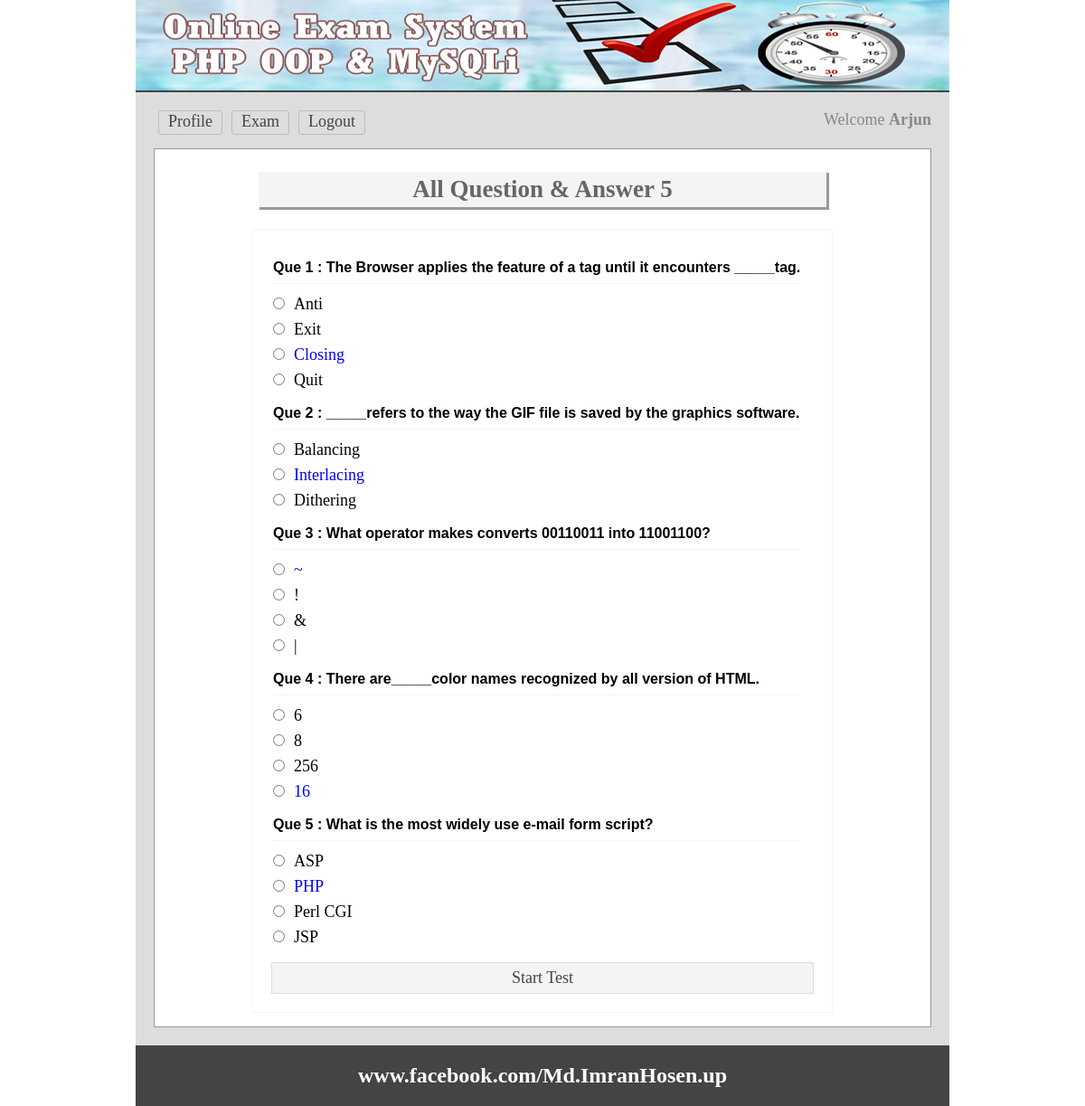
Screenshot of /viewans.php (signed in) with the database file from the repository.
### tables this page shows
CREATE TABLE `tbl_ques` (
  `id` int(11) NOT NULL,
  `quesNo` int(11) NOT NULL,
  `ques` text NOT NULL
);

CREATE TABLE `tbl_ans` (
  `id` int(11) NOT NULL,
  `quesNo` int(11) NOT NULL,
  `rightAns` int(11) NOT NULL DEFAULT '0',
  `ans` text NOT NULL
);

### lib/Session.php (called while the page is built, shortened)
<?php
class Session{
	 public static function get($key){
	 	if (isset($_SESSION[$key])) {
	 		return $_SESSION[$key];
	 	} else {
	 		return false;
	 	}
	 }
}
?>

### classes/Exam.php (called while the page is built, shortened)
<?php
$filepath = realpath(dirname(__FILE__));
include_once ($filepath.'/../lib/Database.php');
class Exam{
	private $db;
	public function __construct(){
		$this->db = new Database();
	}
 public function getqueData(){
   $query = "SELECT * FROM tbl_ques ORDER BY quesNo ASC";
   $result = $this->db->select($query);
   return $result;
 }
 public function getTotalRows(){
   $query     = "SELECT * FROM tbl_ques";
   $getResult = $this->db->select($query);
   $total     = $getResult->num_rows;
   return $total;
 }
 public function getAnswer($quesnumber){
   $query = "SELECT * FROM tbl_ans WHERE quesNo = '$quesnumber'";
   $result = $this->db->select($query);
   return $result;
 }
}
?>

### lib/Database.php (called while the page is built, shortened)
<?php
Class Database{
	public $host   = DB_HOST;
	public $user   = DB_USER;
	public $pass   = DB_PASS;
	public $dbname = DB_NAME;
	public $link;
	private function connectDB(){
	$this->link = new mysqli($this->host, $this->user, $this->pass, $this->dbname);
 }
	public function select($query){
		$result = $this->link->query($query) or die($this->link->error.__LINE__);
		if($result->num_rows > 0){
			return $result;
		} else {
			return false;
		}
	}
}

### viewans.php (the view, shortened to what this page needs)
<?php include 'inc/header.php'; ?>
<?php
$total    = $exam->getTotalRows();
?>
<div class="main">
<h1>All Question & Answer <?php echo $total; ?></h1>
	<div class="viewanswer">
		<table>
		<?php
          $getQues = $exam->getqueData();
          if ($getQues) {
          	while ($question = $getQues->fetch_assoc()) {
		?>
			<tr>
				<td colspan="2">
				 <h3>Que <?php echo $question['quesNo']." : ".$question['ques']; ?></h3>
				</td>
			</tr>
         <?php
              $quesnumber = $question['quesNo'];
              $answer = $exam->getAnswer($quesnumber);
              if ($answer) {
              	while ($result = $answer->fetch_assoc()) {
         ?>
			<tr>
				<td>
				 <input type="radio" /><?php
                  if ($result['rightAns'] == '1') {
                  	echo "<span style='color:blue;'>".$result['ans']."</span>";
                  }else{
				   echo $result['ans'];
                    }
				  ?>
				</td>
			</tr>
			<?php } } ?>
			<?php } } ?>
		</table>
			<a href="starttest.php">Start Test</a>
</div>
 </div>
<?php include 'inc/footer.php'; ?>

### inc/header.php (shortened to what this page needs)
<?php
$filepath = realpath(dirname(__FILE__));
include_once ($filepath.'/../lib/Session.php');
include_once ($filepath.'/../lib/Database.php');
$exam = new Exam();
?>
<!doctype html>
<html>
<head>
	<link rel="stylesheet" href="css/main.css">
</head>
<body>
<div class="phpcoding">
	<section class="headeroption"></section>
		<section class="maincontent">
		<div class="menu">
		<ul>
			<?php
                $login = Session::get("login");
                if ($login == true) {
			?>
			<li><a href="profile.php">Profile</a></li>
			<li><a href="exam.php">Exam</a></li>
			<li><a href="?action=logout">Logout</a></li>
             <?php } else{ ?>
			<li><a href="index.php">Login</a></li>
			<li><a href="register.php">Register</a></li>
			<?php } ?>
		</ul>
		<?php
                $login = Session::get("login");
                if ($login == true) {
			?>
		<span style="color:#888;float: right;">
			Welcome <strong><?php echo Session::get("name"); ?></strong>
		</span>
		<?php } ?>
		</div>

### inc/footer.php (shortened to what this page needs)
 </section>
<section class="footeroption">
		<h2><?php echo "www.facebook.com/Md.ImranHosen.up"; ?></h2>
	</section>
</div>
</body>
</html>

### css/main.css (style rules this page uses)
* { margin:0;padding:0;outline:none }
body { font-family:verdana }
.phpcoding { width:900px; margin: 0 auto;background:#ddd }
.headeroption { background: #444 url("../img/banner.png") no-repeat scroll 0 0; border-bottom: 2px solid #444444; height: 100px; }
.footeroption { background:#444;color:#fff;text-align:center;padding:20px; }
.headeroption h2, .footeroption h2 { margin:0;font-size:24px }
.maincontent { font-size: 18px; min-height: 430px; padding: 20px; }
.main { background: #fff none repeat scroll 0 0; border: 1px solid #999; margin-top: 10px; min-height: 368px; padding: 15px; width: 828px; }
.main h1 { background: #f4f4f4 none repeat scroll 0 0; box-shadow: 2px 2px 0 1px #999; color: #666; margin: 10px auto 25px; padding: 4px; text-align: center; width: 620px; }
.menu { overflow:hidden; }
.menu ul { margin:0;padding:0;list-style:none }
.menu ul li { display:block;float:left; }
.menu ul li a { border: 1px solid #bdbdbd; border-radius: 3px; color: #444; display: block; margin: 0 5px 5px; padding: 1px 10px 3px; text-decoration: none; }
.viewanswer { border: 1px solid #f3f3f3; margin: 0 auto; max-width: 600px; padding: 20px; }
.viewanswer input[type="radio"] { margin-bottom: 10px; margin-right: 10px; cursor:pointer; }
.viewanswer h3 { border-bottom: 1px solid #f3f3f3; font-size: 16px; margin-bottom: 10px; padding-bottom: 8px; padding-top: 10px; font-family: arial; }
.startest a, .viewanswer a { display:block; color:#444; text-align:center; text-decoration:none; padding:6px 10px; margin-top:10px; background-color:#f4f4f4; overflow:hidden; border:1px solid #ddd; }

### rows the page displays
tbl_ques: quesNo "1", ques "The Browser applies the feature of a tag until it encounters _____tag."
tbl_ans: ans "Anti"
tbl_ans: ans "Exit"
tbl_ans: ans "Closing"
tbl_ans: ans "Quit"
tbl_ques: quesNo "2", ques "_____refers to the way the GIF file is saved by the graphics software."
tbl_ans: ans "Balancing"
tbl_ans: ans "Interlacing"
tbl_ans: ans "Dithering"
tbl_ques: quesNo "3", ques "What operator makes converts 00110011 into 11001100?"
tbl_ans: ans "~"
tbl_ans: ans "!"
tbl_ans: ans "&"
tbl_ans: ans "|"
tbl_ques: quesNo "4", ques "There are_____color names recognized by all version of HTML."
tbl_ans: ans "6"
tbl_ans: ans "8"
tbl_ans: ans "256"
tbl_ans: ans "16"
tbl_ques: quesNo "5", ques "What is the most widely use e-mail form script?"
tbl_ans: ans "ASP"
tbl_ans: ans "PHP"
tbl_ans: ans "Perl CGI"
tbl_ans: ans "JSP"

### other values shown
Session::get("name") "Arjun"
$total "5"
